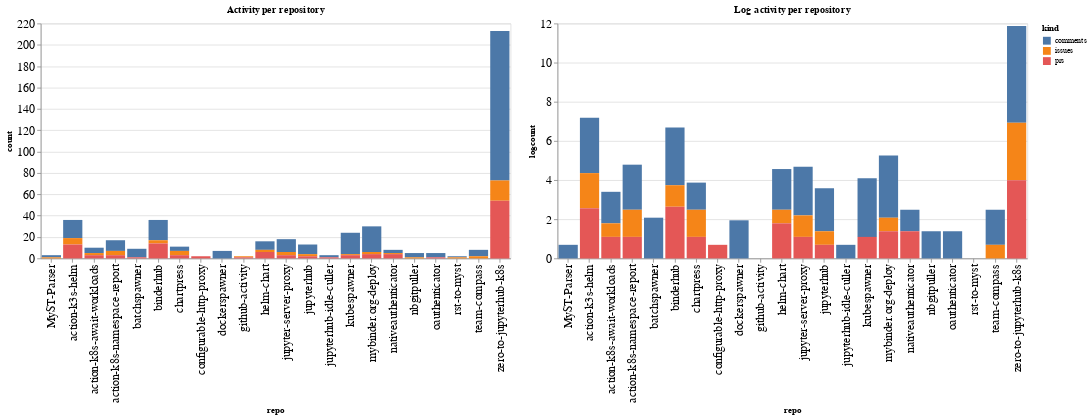

The notebook cell this image was saved under:
### Code cell
ch1 = alt.Chart(repo_summaries, width=600, title="Activity per repository").mark_bar().encode(
    x='repo',
    y='count',
    color='kind',
    tooltip="kind"
)

ch2 = alt.Chart(repo_summaries, width=600, title="Log activity per repository").mark_bar().encode(
    x='repo',
    y='logcount',
    color='kind',
    tooltip="kind"
)

ch1 | ch2

### Figure 1 — Vega-Lite specification as saved in the notebook (floating-point values rounded to 4 significant figures)
{"config": {"axisLeft": {"labelFontSize": 15}, "axisBottom": {"labelFontSize": 15}}, "hconcat": [{"mark": "bar", "encoding": {"color": {"type": "nominal", "field": "kind"}, "tooltip": {"type": "nominal", "field": "kind"}, "x": {"type": "nominal", "field": "repo"}, "y": {"type": "quantitative", "field": "count"}}, "title": "Activity per repository", "width": 600}, {"mark": "bar", "encoding": {"color": {"type": "nominal", "field": "kind"}, "tooltip": {"type": "nominal", "field": "kind"}, "x": {"type": "nominal", "field": "repo"}, "y": {"type": "quantitative", "field": "logcount"}}, "title": "Log activity per repository", "width": 600}], "data": {"name": "data-460d22ce0615f69503af259cef11c2f6"}, "$schema": "https://vega.github.io/schema/vega-lite/v4.8.1.json", "datasets": {"data-460d22ce0615f69503af259cef11c2f6": [{"repo": "MyST-Parser", "kind": "comments", "count": 2, "logcount": 0.6931}, {"repo": "MyST-Parser", "kind": "issues", "count": 1, "logcount": 0.0}, {"repo": "action-k3s-helm", "kind": "comments", "count": 17, "logcount": 2.833}, {"repo": "action-k3s-helm", "kind": "issues", "count": 6, "logcount": 1.792}, {"repo": "action-k3s-helm", "kind": "prs", "count": 13, "logcount": 2.565}, {"repo": "action-k8s-await-workloads", "kind": "comments", "count": 5, "logcount": 1.609}, {"repo": "action-k8s-await-workloads", "kind": "issues", "count": 2, "logcount": 0.6931}, {"repo": "action-k8s-await-workloads", "kind": "prs", "count": 3, "logcount": 1.099}, {"repo": "action-k8s-namespace-report", "kind": "comments", "count": 10, "logcount": 2.303}, {"repo": "action-k8s-namespace-report", "kind": "issues", "count": 4, "logcount": 1.386}, {"repo": "action-k8s-namespace-report", "kind": "prs", "count": 3, "logcount": 1.099}, {"repo": "batchspawner", "kind": "comments", "count": 8, "logcount": 2.079}, {"repo": "batchspawner", "kind": "prs", "count": 1, "logcount": 0.0}, {"repo": "binderhub", "kind": "comments", "count": 19, "logcount": 2.944}, {"repo": "binderhub", "kind": "issues", "count": 3, "logcount": 1.099}, {"repo": "binderhub", "kind": "prs", "count": 14, "logcount": 2.639}, {"repo": "chartpress", "kind": "comments", "count": 4, "logcount": 1.386}, {"repo": "chartpress", "kind": "issues", "count": 4, "logcount": 1.386}, {"repo": "chartpress", "kind": "prs", "count": 3, "logcount": 1.099}, {"repo": "configurable-http-proxy", "kind": "prs", "count": 2, "logcount": 0.6931}, {"repo": "dockerspawner", "kind": "comments", "count": 7, "logcount": 1.946}, {"repo": "github-activity", "kind": "issues", "count": 1, "logcount": 0.0}, {"repo": "github-activity", "kind": "prs", "count": 1, "logcount": 0.0}, {"repo": "helm-chart", "kind": "comments", "count": 8, "logcount": 2.079}, {"repo": "helm-chart", "kind": "issues", "count": 2, "logcount": 0.6931}, {"repo": "helm-chart", "kind": "prs", "count": 6, "logcount": 1.792}, {"repo": "jupyter-server-proxy", "kind": "comments", "count": 12, "logcount": 2.485}, {"repo": "jupyter-server-proxy", "kind": "issues", "count": 3, "logcount": 1.099}, {"repo": "jupyter-server-proxy", "kind": "prs", "count": 3, "logcount": 1.099}, {"repo": "jupyterhub", "kind": "comments", "count": 9, "logcount": 2.197}, {"repo": "jupyterhub", "kind": "issues", "count": 2, "logcount": 0.6931}, {"repo": "jupyterhub", "kind": "prs", "count": 2, "logcount": 0.6931}, {"repo": "jupyterhub-idle-culler", "kind": "comments", "count": 2, "logcount": 0.6931}, {"repo": "jupyterhub-idle-culler", "kind": "prs", "count": 1, "logcount": 0.0}, {"repo": "kubespawner", "kind": "comments", "count": 20, "logcount": 2.996}, {"repo": "kubespawner", "kind": "issues", "count": 1, "logcount": 0.0}, {"repo": "kubespawner", "kind": "prs", "count": 3, "logcount": 1.099}, {"repo": "mybinder.org-deploy", "kind": "comments", "count": 24, "logcount": 3.178}, {"repo": "mybinder.org-deploy", "kind": "issues", "count": 2, "logcount": 0.6931}, {"repo": "mybinder.org-deploy", "kind": "prs", "count": 4, "logcount": 1.386}, {"repo": "nativeauthenticator", "kind": "comments", "count": 3, "logcount": 1.099}, {"repo": "nativeauthenticator", "kind": "issues", "count": 1, "logcount": 0.0}, {"repo": "nativeauthenticator", "kind": "prs", "count": 4, "logcount": 1.386}, {"repo": "nbgitpuller", "kind": "comments", "count": 4, "logcount": 1.386}, {"repo": "nbgitpuller", "kind": "issues", "count": 1, "logcount": 0.0}, {"repo": "oauthenticator", "kind": "comments", "count": 4, "logcount": 1.386}, {"repo": "oauthenticator", "kind": "prs", "count": 1, "logcount": 0.0}, {"repo": "rst-to-myst", "kind": "comments", "count": 1, "logcount": 0.0}, {"repo": "rst-to-myst", "kind": "issues", "count": 1, "logcount": 0.0}, {"repo": "team-compass", "kind": "comments", "count": 6, "logcount": 1.792}, {"repo": "team-compass", "kind": "issues", "count": 2, "logcount": 0.6931}, {"repo": "zero-to-jupyterhub-k8s", "kind": "comments", "count": 140, "logcount": 4.942}, {"repo": "zero-to-jupyterhub-k8s", "kind": "issues", "count": 19, "logcount": 2.944}, {"repo": "zero-to-jupyterhub-k8s", "kind": "prs", "count": 54, "logcount": 3.989}]}}
